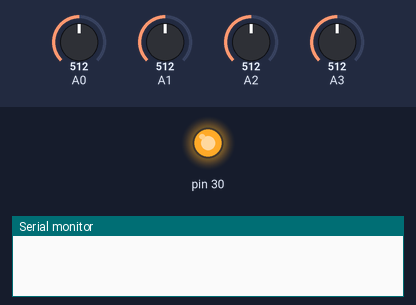
Bench run of a sketch on a simulated Arduino Mega 2560, built with avr-gcc and run on an emulated ATmega2560. Parts: output pins drawn as LEDs (lit = HIGH), the last lines printed to the serial monitor. The test bench sets the inputs (shaded band); at power-on: A0 = 512, A1 = 512, A2 = 512, A3 = 512. No radio packets arrive unless stated.

Above: at 2.5 s.
At 5.09 s:
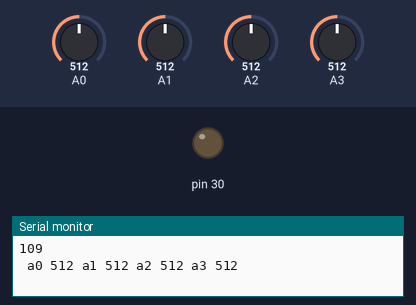
Timing chart, 0 to 6.6 s (numbered marks = the images above):
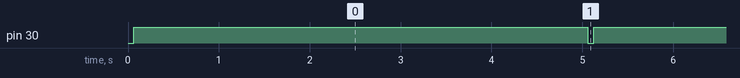

Measured:
- by itself, pin 30: alternates HIGH for 5.0 s and LOW for 0.06 s

The sketch:

transmitter_end.ino
```cpp
int a0,a1,a2,a3;
int t=80;
#include <RH_ASK.h>
#include <SPI.h>
RH_ASK rf_driver;
void setup() {
  // put your setup code here, to run once:
pinMode(A0,INPUT);
pinMode(A1,INPUT);
pinMode(A2,INPUT);
pinMode(A3,INPUT);
pinMode(30,OUTPUT);
Serial.begin(9600);
rf_driver.init();
}

void loop() {
  // put your main code here, to run repeatedly:
a0=analogRead(A0);
a1=analogRead(A1);
a2=analogRead(A2);
a3=analogRead(A3);
if(a0>t || a1>t || a2>t || a3>t)
{
    const char *msg ="109";
    rf_driver.send((uint8_t *)msg, strlen(msg));
    rf_driver.waitPacketSent();
    speaker();
    Serial.println(msg);
}
if(a0!=0 || a1!=0 || a2!=0 || a3!=0)
{
  Serial.print(" a0 ");
  Serial.print(a0);
  Serial.print(" a1 ");
  Serial.print(a1);
  Serial.print(" a2 ");
  Serial.print(a2);
  Serial.print(" a3 ");
  Serial.println(a3);
}
}
void speaker()
{
  digitalWrite(30,HIGH);
  delay(5000);
  digitalWrite(30,LOW);
}
```
